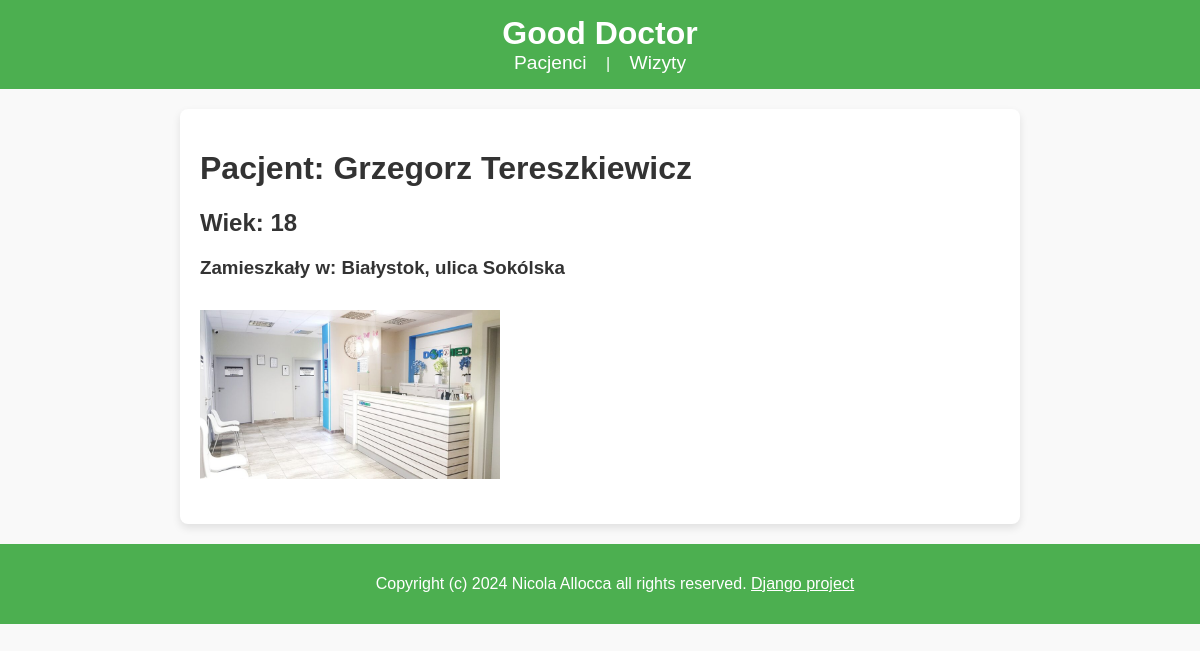
Page /details/1/ on the committed database.
### GoodDoctor/models.py (models this page shows, shortened)
class Pacjent(models.Model):
    nazwisko = models.CharField(max_length=50)
    imie = models.CharField(max_length=50)
    miasto = models.CharField(max_length=50, default="Białystok")
    ulica = models.CharField(max_length=50)
    wiek = models.IntegerField(default=18)

### GoodDoctor/views.py (the view)
# urls.py: path("details/<int:id>/", details, name="details"),
def details(request, id):
    details = get_object_or_404(Pacjent, pk=id)
    return render(
        request,
        "GoodDoctor/detail.html",
        {
            "details": details,
        },
    )

### templates/GoodDoctor/detail.html (shortened to what this page needs)
{% extends 'GoodDoctor/base.html' %}
{% load static %}
{% block content %}
<h1>Pacjent: {{ details.imie }} {{ details.nazwisko }}</h1>
<h2>Wiek: {{ details.wiek }}</h2>
<h3>Zamieszkały w: {{ details.miasto }}, ulica {{ details.ulica }}</h3>
<h4>
  <img src="{% static 'GoodDoctor/images/doctor.png' %}"
       alt="Doctor Image"
       style="max-width: 300px; margin-top: 10px;">
</h4>
{% endblock %}

### GoodDoctor/static/style.css (style rules this page uses)
body { font-family: Arial, sans-serif; margin: 0; padding: 0; background-color: #f9f9f9; color: #333; }

### rows in the picture
Pacjent: imie "Grzegorz", nazwisko "Tereszkiewicz", wiek "18", miasto "Białystok", ulica "Sokólska"
